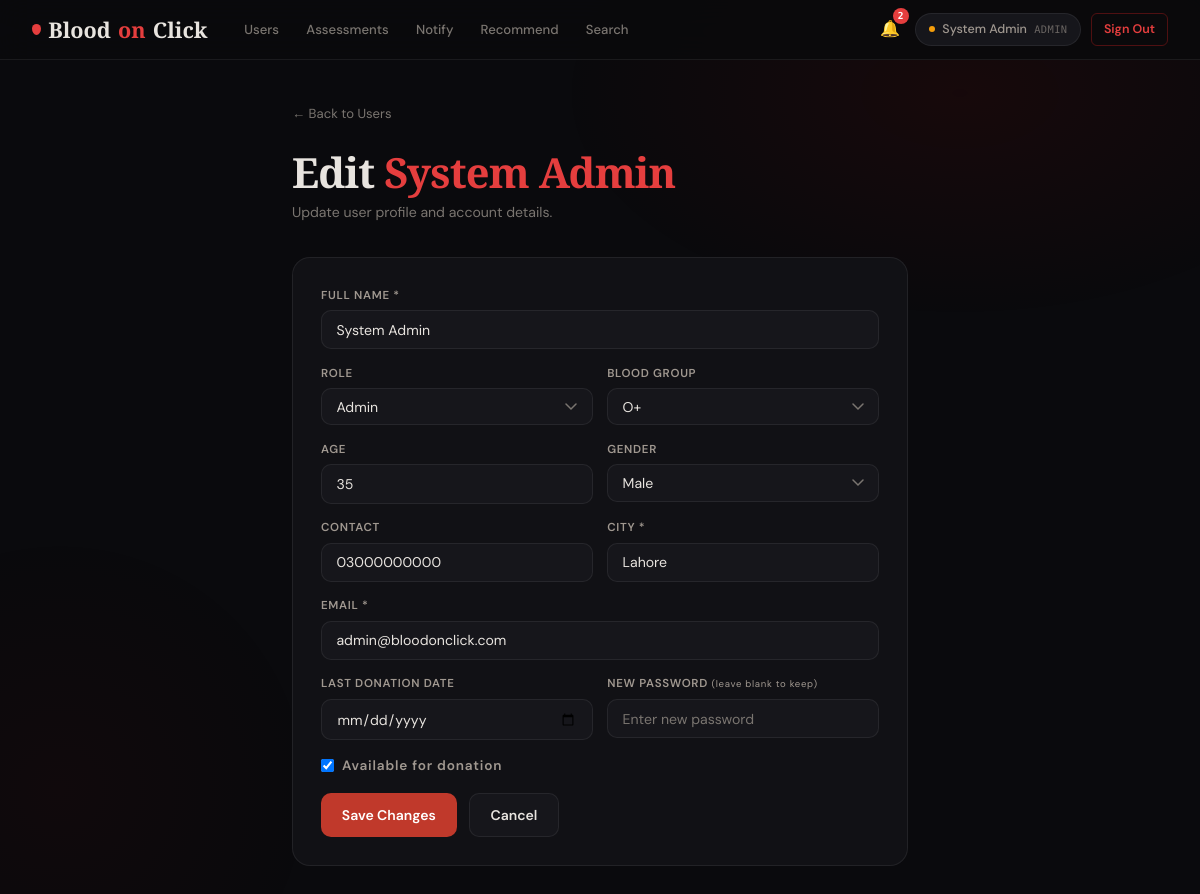
/admin/edit_user.php?id=1 (signed in), run on the app's committed database.
### tables this page shows
CREATE TABLE IF NOT EXISTS users (
    id            INT AUTO_INCREMENT PRIMARY KEY,
    full_name     VARCHAR(150)     NOT NULL,
    age           INT,
    gender        ENUM('Male','Female','Other'),
    blood_group   ENUM('A+','A-','B+','B-','AB+','AB-','O+','O-'),
    contact       VARCHAR(20),
    email         VARCHAR(200)     NOT NULL UNIQUE,
    password      VARCHAR(255)     NOT NULL,
    city          VARCHAR(100),
    latitude      DECIMAL(10,7)    DEFAULT NULL,
    longitude     DECIMAL(10,7)    DEFAULT NULL,
    last_donation_date DATE        DEFAULT NULL,
    role          ENUM('admin','donor','blood_bank','seeker') DEFAULT 'donor',
    is_available  TINYINT(1)       DEFAULT 1,
    profile_photo VARCHAR(255)     DEFAULT NULL,
    created_at    TIMESTAMP        DEFAULT CURRENT_TIMESTAMP,
    updated_at    TIMESTAMP        DEFAULT CURRENT_TIMESTAMP ON UPDATE CURRENT_TIMESTAMP
);

### admin/edit_user.php (the view, shortened to what this page needs)
<?php
require_once '../config/layout.php';
$db = getDB();
$id = (int)($_GET['id'] ?? 0);
$user = $db->prepare("SELECT * FROM users WHERE id=?"); $user->execute([$id]); $user = $user->fetch();
renderHead('Edit User'); ?>
<div class="page animate-in" style="max-width:680px;">
  <a href="/admin/index.php" class="back-link">← Back to Users</a>
  <h1 class="page-title">Edit <span><?= htmlspecialchars($user['full_name']) ?></span></h1>
  <p class="page-subtitle">Update user profile and account details.</p>
  <div class="card">
    <form method="POST">
      <div class="form-grid">
        <div class="form-group full"><label>Full Name *</label><input type="text" name="full_name" value="<?= htmlspecialchars($user['full_name']) ?>"></div>
        <div class="form-group"><label>Role</label><select name="role"><?php foreach(['donor','seeker','blood_bank','admin'] as $r): ?><option value="<?= $r ?>" <?= $user['role']===$r?'selected':'' ?>><?= ucfirst(str_replace('_',' ',$r)) ?></option><?php endforeach; ?></select></div>
        <div class="form-group"><label>Blood Group</label><select name="blood_group"><option value="">None</option><?php foreach(['A+','A-','B+','B-','AB+','AB-','O+','O-'] as $bg): ?><option value="<?= $bg ?>" <?= $user['blood_group']===$bg?'selected':'' ?>><?= $bg ?></option><?php endforeach; ?></select></div>
        <div class="form-group"><label>Age</label><input type="number" name="age" min="1" max="120" value="<?= $user['age'] ?>"></div>
        <div class="form-group"><label>Gender</label><select name="gender"><option value="">Select</option><?php foreach(['Male','Female','Other'] as $g): ?><option value="<?= $g ?>" <?= $user['gender']===$g?'selected':'' ?>><?= $g ?></option><?php endforeach; ?></select></div>
        <div class="form-group"><label>Contact</label><input type="tel" name="contact" value="<?= htmlspecialchars($user['contact']??'') ?>"></div>
        <div class="form-group"><label>City *</label><input type="text" name="city" value="<?= htmlspecialchars($user['city']??'') ?>"></div>
        <div class="form-group full"><label>Email *</label><input type="email" name="email" value="<?= htmlspecialchars($user['email']) ?>"></div>
        <div class="form-group"><label>Last Donation Date</label><input type="date" name="last_donation_date" value="<?= $user['last_donation_date'] ?>" max="<?= date('Y-m-d') ?>"></div>
        <div class="form-group"><label>New Password <small style="font-weight:400;text-transform:none;">(leave blank to keep)</small></label><input type="password" name="new_password" placeholder="Enter new password"></div>
        <div class="form-group full"><label style="display:flex;align-items:center;gap:.5rem;cursor:pointer;text-transform:none;font-size:.85rem;"><input type="checkbox" name="is_available" <?= $user['is_available']?'checked':'' ?> style="width:auto;"> Available for donation</label></div>
      </div>
      <div style="display:flex;gap:.75rem;margin-top:1rem;">
        <button type="submit" class="btn btn-primary">Save Changes</button>
        <a href="/admin/index.php" class="btn btn-secondary">Cancel</a>
      </div>
    </form>
  </div>
</div>
</body></html>

### assets/style.css (style rules this page uses)
:root { --bg: #0a0a0d; --bg-card: #111115; --bg-panel: #16161b; --bg-hover: #1c1c22; --border: rgba(255,255,255,0.07); --border-red: rgba(185,28,28,0.4); --red: #c0392b; --red-bright: #e53e3e; --red-glow: rgba(192,57,43,0.22); --red-pale: rgba(192,57,43,0.08); --text: #e8e4df; --text-muted: #7a7570; --text-label: #a09890; --bg-Opos: #ea580c; --bg-Oneg: #dc2626; --bg-Apos: #2563eb; --bg-Aneg: #7c3aed; --bg-Bpos: #0891b2; --bg-Bneg: #059669; --bg-ABpos: #be185d; --bg-ABneg: #d97706; --urgent-critical: #dc2626; --urgent-urgent: #ea580c; --urgent-normal: #16a34a; --font-display: 'Cormorant Garamond', Georgia, serif; --font-body: 'DM Sans', sans-serif; --font-mono: 'DM Mono', monospace; --radius: 10px; --radius-lg: 18px; --t: 0.22s cubic-bezier(0.4,0,0.2,1); }
*,*::before,*::after { box-sizing:border-box; margin:0; padding:0; }
html { font-size:16px; scroll-behavior:smooth; }
body { background:var(--bg); color:var(--text); font-family:var(--font-body); font-weight:400; line-height:1.65; min-height:100vh; overflow-x:hidden; }
body::before { content:''; position:fixed; inset:0; pointer-events:none; z-index:0; background: radial-gradient(ellipse 55% 40% at 80% 10%, rgba(139,0,0,0.1) 0%, transparent 60%), radial-gradient(ellipse 35% 45% at 5% 85%, rgba(100,0,0,0.07) 0%, transparent 60%); }
a { color:var(--red-bright); text-decoration:none; transition:color var(--t); }
.nav-links a { color:var(--text-muted); font-size:.82rem; font-weight:500; padding:.35rem .8rem; border-radius:6px; transition:all var(--t); }
.page { position:relative; z-index:1; max-width:1300px; margin:0 auto; padding:2.5rem 2rem 4rem; }
.page-title { font-family:var(--font-display); font-size:clamp(1.8rem,3.5vw,2.6rem); font-weight:700; line-height:1.15; letter-spacing:-0.02em; margin-bottom:.3rem; }
.page-title span { color:var(--red-bright); }
.page-subtitle { color:var(--text-muted); font-size:.88rem; margin-bottom:2rem; }
.card { background:var(--bg-card); border:1px solid var(--border); border-radius:var(--radius-lg); padding:1.75rem; }
.form-grid { display:grid; grid-template-columns:1fr 1fr; gap:.9rem; }
.form-grid .full { grid-column:1/-1; }
.form-group { display:flex; flex-direction:column; gap:.35rem; }
.form-group label { font-size:.72rem; font-weight:600; text-transform:uppercase; letter-spacing:.06em; color:var(--text-label); }
.form-group input, .form-group select, .form-group textarea { background:var(--bg-panel); border:1px solid var(--border); border-radius:var(--radius); color:var(--text); font-family:var(--font-body); font-size:.88rem; padding:.6rem .9rem; outline:none; width:100%; transition:border-color var(--t), box-shadow var(--t); }
.form-group select { background-repeat:no-repeat; background-position:right .9rem center; padding-right:2.5rem; appearance:none; }
.form-group input::placeholder { color:var(--text-muted); }
.btn { display:inline-flex; align-items:center; justify-content:center; gap:.4rem; font-family:var(--font-body); font-weight:600; border-radius:var(--radius); border:none; cursor:pointer; transition:all var(--t); text-decoration:none; white-space:nowrap; font-size:.875rem; padding:.6rem 1.3rem; }
.btn-primary { background:var(--red); color:#fff; }
.btn-secondary { background:var(--bg-panel); color:var(--text); border:1px solid var(--border); }
.back-link { font-size:.82rem; color:var(--text-muted); display:inline-flex; align-items:center; gap:.3rem; margin-bottom:1.5rem; }
.animate-in { animation:fadeUp .35s ease both; }

### data on the page
users: full_name "System Admin", role "Admin", blood_group "O+", age "35", gender "Male", contact "03000000000", city "Lahore", email "admin@bloodonclick.com", is_available "☑"

### other printed values
$unread "2"
$name "System Admin"
$roleLabel "ADMIN"
